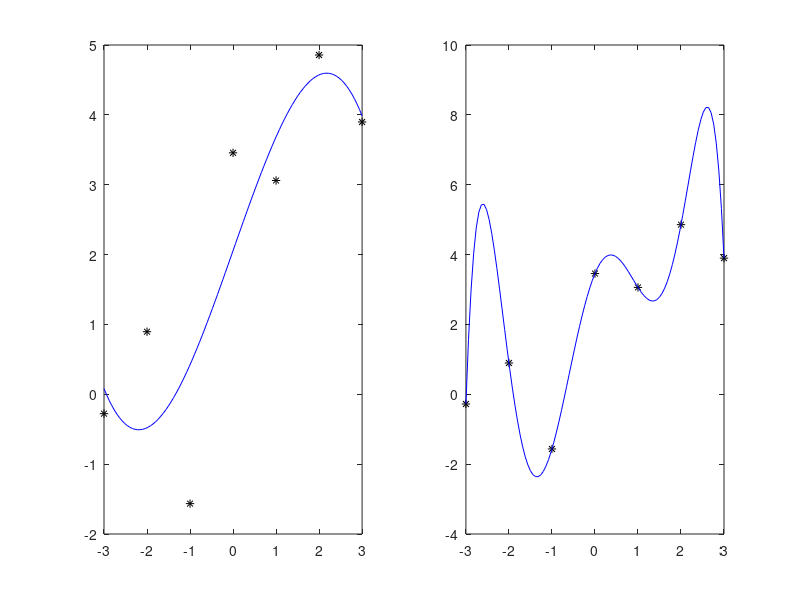

This figure's MATLAB source:
#! /usr/bin/octave -qf

x = -3:1:3;
y = [-0.2774 0.8958 -1.5651 3.4565 3.0601 4.8568 3.8982];
xi = min(x) + [0:1:100]/100*( abs( max(x)-min(x) ));
%p - approximating polynomial
%n - order of p
%s - additonal structure
n = [3 8];
for i=[1 2]
    [p s] = polyfit(x,y,n(i));
    yi = polyval(p,xi);
    subplot(120+i);
    plot(x,y,'k*',xi,yi,'b-');
end
pause;
